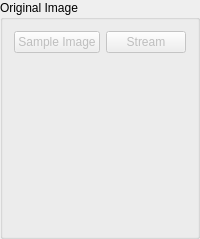
        <widget class="QGroupBox" name="groupBox_original">
         <property name="sizePolicy">
          <sizepolicy hsizetype="Preferred" vsizetype="Preferred">
           <horstretch>0</horstretch>
           <verstretch>0</verstretch>
          </sizepolicy>
         </property>
         <property name="title">
          <string>Original Image</string>
         </property>
         <layout class="QFormLayout" name="formLayout">
          <property name="fieldGrowthPolicy">
           <enum>QFormLayout::AllNonFixedFieldsGrow</enum>
          </property>
          <item row="0" column="0">
           <widget class="QPushButton" name="pushButton_sample">
            <property name="enabled">
             <bool>false</bool>
            </property>
            <property name="text">
             <string>Sample Image</string>
            </property>
            <property name="checkable">
             <bool>true</bool>
            </property>
           </widget>
          </item>
          <item row="0" column="1">
           <widget class="QPushButton" name="pushButton_stream">
            <property name="enabled">
             <bool>false</bool>
            </property>
            <property name="text">
             <string>Stream</string>
            </property>
            <property name="checkable">
             <bool>true</bool>
            </property>
           </widget>
          </item>
          <item row="1" column="0" colspan="2">
           <spacer name="verticalSpacer_8">
            <property name="orientation">
             <enum>Qt::Vertical</enum>
            </property>
            <property name="sizeHint" stdset="0">
             <size>
              <width>20</width>
              <height>40</height>
             </size>
            </property>
           </spacer>
          </item>
          <item row="2" column="0" colspan="2">
           <widget class="CamImageView" name="originalImage">
            <property name="minimumSize">
             <size>
              <width>160</width>
              <height>120</height>
             </size>
            </property>
            <property name="text">
             <string/>
            </property>
           </widget>
          </item>
         </layout>
        </widget>
